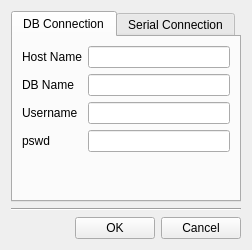
<?xml version="1.0" encoding="UTF-8"?>
<ui version="4.0">
 <class>SettingsPanel</class>
 <widget class="QWidget" name="SettingsPanel">
  <property name="geometry">
   <rect>
    <x>0</x>
    <y>0</y>
    <width>252</width>
    <height>250</height>
   </rect>
  </property>
  <property name="windowTitle">
   <string>Form</string>
  </property>
  <layout class="QVBoxLayout" name="verticalLayout">
   <item>
    <widget class="QTabWidget" name="tabWidget">
     <property name="currentIndex">
      <number>0</number>
     </property>
     <widget class="QWidget" name="tab">
      <attribute name="title">
       <string>DB Connection</string>
      </attribute>
      <layout class="QFormLayout" name="formLayout_2">
       <item row="0" column="0">
        <widget class="QLabel" name="label_6">
         <property name="text">
          <string>Host Name</string>
         </property>
         <property name="buddy">
          <cstring>hostLine</cstring>
         </property>
        </widget>
       </item>
       <item row="0" column="1">
        <widget class="QLineEdit" name="hostLine"/>
       </item>
       <item row="1" column="0">
        <widget class="QLabel" name="label_7">
         <property name="text">
          <string>DB Name</string>
         </property>
         <property name="buddy">
          <cstring>dbnameLine</cstring>
         </property>
        </widget>
       </item>
       <item row="1" column="1">
        <widget class="QLineEdit" name="dbnameLine"/>
       </item>
       <item row="2" column="0">
        <widget class="QLabel" name="label_8">
         <property name="text">
          <string>Username</string>
         </property>
         <property name="buddy">
          <cstring>usernameLine</cstring>
         </property>
        </widget>
       </item>
       <item row="2" column="1">
        <widget class="QLineEdit" name="usernameLine"/>
       </item>
       <item row="3" column="0">
        <widget class="QLabel" name="label_9">
         <property name="text">
          <string>pswd</string>
         </property>
         <property name="buddy">
          <cstring>pswdLine</cstring>
         </property>
        </widget>
       </item>
       <item row="3" column="1">
        <widget class="QLineEdit" name="pswdLine">
         <property name="echoMode">
          <enum>QLineEdit::Password</enum>
         </property>
        </widget>
       </item>
      </layout>
     </widget>
     <widget class="QWidget" name="tab_2">
      <attribute name="title">
       <string>Serial Connection</string>
      </attribute>
      <layout class="QFormLayout" name="formLayout">
       <item row="0" column="0">
        <widget class="QLabel" name="label">
         <property name="text">
          <string>Port Name</string>
         </property>
         <property name="buddy">
          <cstring>portNamesBox</cstring>
         </property>
        </widget>
       </item>
       <item row="0" column="1">
        <widget class="QComboBox" name="portNamesBox"/>
       </item>
       <item row="1" column="0">
        <widget class="QLabel" name="label_2">
         <property name="text">
          <string>Baud Rate</string>
         </property>
         <property name="buddy">
          <cstring>baudBox</cstring>
         </property>
        </widget>
       </item>
       <item row="1" column="1">
        <widget class="QComboBox" name="baudBox"/>
       </item>
       <item row="2" column="0">
        <widget class="QLabel" name="label_4">
         <property name="text">
          <string>Data Bits</string>
         </property>
         <property name="buddy">
          <cstring>dataBox</cstring>
         </property>
        </widget>
       </item>
       <item row="2" column="1">
        <widget class="QComboBox" name="dataBox"/>
       </item>
       <item row="3" column="0">
        <widget class="QLabel" name="label_5">
         <property name="text">
          <string>Parity</string>
         </property>
         <property name="buddy">
          <cstring>parityBox</cstring>
         </property>
        </widget>
       </item>
       <item row="3" column="1">
        <widget class="QComboBox" name="parityBox"/>
       </item>
       <item row="4" column="0">
        <widget class="QLabel" name="label_3">
         <property name="text">
          <string>Stop Bits</string>
         </property>
         <property name="buddy">
          <cstring>stopBox</cstring>
         </property>
        </widget>
       </item>
       <item row="4" column="1">
        <widget class="QComboBox" name="stopBox"/>
       </item>
      </layout>
     </widget>
    </widget>
   </item>
   <item>
    <widget class="Line" name="line">
     <property name="orientation">
      <enum>Qt::Horizontal</enum>
     </property>
    </widget>
   </item>
   <item>
    <layout class="QHBoxLayout" name="horizontalLayout">
     <item>
      <spacer name="horizontalSpacer">
       <property name="orientation">
        <enum>Qt::Horizontal</enum>
       </property>
       <property name="sizeHint" stdset="0">
        <size>
         <width>40</width>
         <height>20</height>
        </size>
       </property>
      </spacer>
     </item>
     <item>
      <widget class="QPushButton" name="okBtn">
       <property name="text">
        <string>OK</string>
       </property>
      </widget>
     </item>
     <item>
      <widget class="QPushButton" name="cancelBtn">
       <property name="text">
        <string>Cancel</string>
       </property>
      </widget>
     </item>
    </layout>
   </item>
  </layout>
 </widget>
 <resources/>
 <connections/>
</ui>
